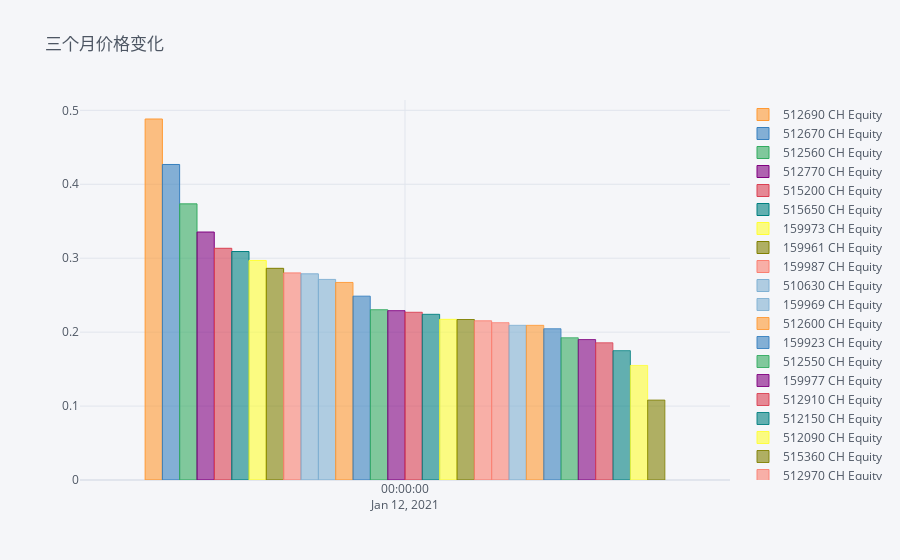

Source (notebook cell):
### Code cell
chg = price/price.shift(26*3)-1
chg.tail(1).sort_values(by  =chg.index[-1]  ,axis = 1, ascending = False ).iplot(kind ='bar',title = '三个月价格变化')

### Figure 1 — Plotly figure (JSON) as saved in the notebook; plotly's stock layout.template omitted (floating-point values rounded to 4 significant figures)
{"data": [{"marker": {"color": "rgba(255, 153, 51, 0.6)", "line": {"color": "rgba(255, 153, 51, 1.0)", "width": 1}}, "name": "512690 CH Equity", "orientation": "v", "text": "", "type": "bar", "x": ["2021-01-12"], "y": [0.4883]}, {"marker": {"color": "rgba(55, 128, 191, 0.6)", "line": {"color": "rgba(55, 128, 191, 1.0)", "width": 1}}, "name": "512670 CH Equity", "orientation": "v", "text": "", "type": "bar", "x": ["2021-01-12"], "y": [0.4268]}, {"marker": {"color": "rgba(50, 171, 96, 0.6)", "line": {"color": "rgba(50, 171, 96, 1.0)", "width": 1}}, "name": "512560 CH Equity", "orientation": "v", "text": "", "type": "bar", "x": ["2021-01-12"], "y": [0.3735]}, {"marker": {"color": "rgba(128, 0, 128, 0.6)", "line": {"color": "rgba(128, 0, 128, 1.0)", "width": 1}}, "name": "512770 CH Equity", "orientation": "v", "text": "", "type": "bar", "x": ["2021-01-12"], "y": [0.3354]}, {"marker": {"color": "rgba(219, 64, 82, 0.6)", "line": {"color": "rgba(219, 64, 82, 1.0)", "width": 1}}, "name": "515200 CH Equity", "orientation": "v", "text": "", "type": "bar", "x": ["2021-01-12"], "y": [0.3134]}, {"marker": {"color": "rgba(0, 128, 128, 0.6)", "line": {"color": "rgba(0, 128, 128, 1.0)", "width": 1}}, "name": "515650 CH Equity", "orientation": "v", "text": "", "type": "bar", "x": ["2021-01-12"], "y": [0.309]}, {"marker": {"color": "rgba(255, 255, 51, 0.6)", "line": {"color": "rgba(255, 255, 51, 1.0)", "width": 1}}, "name": "159973 CH Equity", "orientation": "v", "text": "", "type": "bar", "x": ["2021-01-12"], "y": [0.297]}, {"marker": {"color": "rgba(128, 128, 0, 0.6)", "line": {"color": "rgba(128, 128, 0, 1.0)", "width": 1}}, "name": "159961 CH Equity", "orientation": "v", "text": "", "type": "bar", "x": ["2021-01-12"], "y": [0.2863]}, {"marker": {"color": "rgba(251, 128, 114, 0.6)", "line": {"color": "rgba(251, 128, 114, 1.0)", "width": 1}}, "name": "159987 CH Equity", "orientation": "v", "text": "", "type": "bar", "x": ["2021-01-12"], "y": [0.2801]}, {"marker": {"color": "rgba(128, 177, 211, 0.6)", "line": {"color": "rgba(128, 177, 211, 1.0)", "width": 1}}, "name": "510630 CH Equity", "orientation": "v", "text": "", "type": "bar", "x": ["2021-01-12"], "y": [0.2789]}, {"marker": {"color": "rgba(128, 177, 211, 0.6)", "line": {"color": "rgba(128, 177, 211, 0.8999999999999999)", "width": 1}}, "name": "159969 CH Equity", "orientation": "v", "text": "", "type": "bar", "x": ["2021-01-12"], "y": [0.2713]}, {"marker": {"color": "rgba(255, 153, 51, 0.6)", "line": {"color": "rgba(255, 153, 51, 0.8999999999999999)", "width": 1}}, "name": "512600 CH Equity", "orientation": "v", "text": "", "type": "bar", "x": ["2021-01-12"], "y": [0.2672]}, {"marker": {"color": "rgba(55, 128, 191, 0.6)", "line": {"color": "rgba(55, 128, 191, 0.8999999999999999)", "width": 1}}, "name": "159923 CH Equity", "orientation": "v", "text": "", "type": "bar", "x": ["2021-01-12"], "y": [0.2487]}, {"marker": {"color": "rgba(50, 171, 96, 0.6)", "line": {"color": "rgba(50, 171, 96, 0.8999999999999999)", "width": 1}}, "name": "512550 CH Equity", "orientation": "v", "text": "", "type": "bar", "x": ["2021-01-12"], "y": [0.2303]}, {"marker": {"color": "rgba(128, 0, 128, 0.6)", "line": {"color": "rgba(128, 0, 128, 0.8999999999999999)", "width": 1}}, "name": "159977 CH Equity", "orientation": "v", "text": "", "type": "bar", "x": ["2021-01-12"], "y": [0.229]}, {"marker": {"color": "rgba(219, 64, 82, 0.6)", "line": {"color": "rgba(219, 64, 82, 0.8999999999999999)", "width": 1}}, "name": "512910 CH Equity", "orientation": "v", "text": "", "type": "bar", "x": ["2021-01-12"], "y": [0.2269]}, {"marker": {"color": "rgba(0, 128, 128, 0.6)", "line": {"color": "rgba(0, 128, 128, 0.8999999999999999)", "width": 1}}, "name": "512150 CH Equity", "orientation": "v", "text": "", "type": "bar", "x": ["2021-01-12"], "y": [0.2241]}, {"marker": {"color": "rgba(255, 255, 51, 0.6)", "line": {"color": "rgba(255, 255, 51, 0.8999999999999999)", "width": 1}}, "name": "512090 CH Equity", "orientation": "v", "text": "", "type": "bar", "x": ["2021-01-12"], "y": [0.2173]}, {"marker": {"color": "rgba(128, 128, 0, 0.6)", "line": {"color": "rgba(128, 128, 0, 0.8999999999999999)", "width": 1}}, "name": "515360 CH Equity", "orientation": "v", "text": "", "type": "bar", "x": ["2021-01-12"], "y": [0.2171]}, {"marker": {"color": "rgba(251, 128, 114, 0.6)", "line": {"color": "rgba(251, 128, 114, 0.8999999999999999)", "width": 1}}, "name": "512970 CH Equity", "orientation": "v", "text": "", "type": "bar", "x": ["2021-01-12"], "y": [0.2153]}, {"marker": {"color": "rgba(251, 128, 114, 0.6)", "line": {"color": "rgba(251, 128, 114, 0.7999999999999998)", "width": 1}}, "name": "515310 CH Equity", "orientation": "v", "text": "", "type": "bar", "x": ["2021-01-12"], "y": [0.2128]}, {"marker": {"color": "rgba(128, 177, 211, 0.6)", "line": {"color": "rgba(128, 177, 211, 0.7999999999999998)", "width": 1}}, "name": "512380 CH Equity", "orientation": "v", "text": "", "type": "bar", "x": ["2021-01-12"], "y": [0.2092]}, {"marker": {"color": "rgba(255, 153, 51, 0.6)", "line": {"color": "rgba(255, 153, 51, 0.7999999999999998)", "width": 1}}, "name": "512170 CH Equity", "orientation": "v", "text": "", "type": "bar", "x": ["2021-01-12"], "y": [0.2092]}, {"marker": {"color": "rgba(55, 128, 191, 0.6)", "line": {"color": "rgba(55, 128, 191, 0.7999999999999998)", "width": 1}}, "name": "512520 CH Equity", "orientation": "v", "text": "", "type": "bar", "x": ["2021-01-12"], "y": [0.2046]}, {"marker": {"color": "rgba(50, 171, 96, 0.6)", "line": {"color": "rgba(50, 171, 96, 0.7999999999999998)", "width": 1}}, "name": "510100 CH Equity", "orientation": "v", "text": "", "type": "bar", "x": ["2021-01-12"], "y": [0.1924]}, {"marker": {"color": "rgba(128, 0, 128, 0.6)", "line": {"color": "rgba(128, 0, 128, 0.7999999999999998)", "width": 1}}, "name": "510600 CH Equity", "orientation": "v", "text": "", "type": "bar", "x": ["2021-01-12"], "y": [0.1899]}, {"marker": {"color": "rgba(219, 64, 82, 0.6)", "line": {"color": "rgba(219, 64, 82, 0.7999999999999998)", "width": 1}}, "name": "510800 CH Equity", "orientation": "v", "text": "", "type": "bar", "x": ["2021-01-12"], "y": [0.1856]}, {"marker": {"color": "rgba(0, 128, 128, 0.6)", "line": {"color": "rgba(0, 128, 128, 0.7999999999999998)", "width": 1}}, "name": "515810 CH Equity", "orientation": "v", "text": "", "type": "bar", "x": ["2021-01-12"], "y": [0.1749]}, {"marker": {"color": "rgba(255, 255, 51, 0.6)", "line": {"color": "rgba(255, 255, 51, 0.7999999999999998)", "width": 1}}, "name": "510130 CH Equity", "orientation": "v", "text": "", "type": "bar", "x": ["2021-01-12"], "y": [0.1549]}, {"marker": {"color": "rgba(128, 128, 0, 0.6)", "line": {"color": "rgba(128, 128, 0, 0.7999999999999998)", "width": 1}}, "name": "515520 CH Equity", "orientation": "v", "text": "", "type": "bar", "x": ["2021-01-12"], "y": [0.1081]}], "layout": {"legend": {"bgcolor": "#F5F6F9", "font": {"color": "#4D5663"}}, "paper_bgcolor": "#F5F6F9", "plot_bgcolor": "#F5F6F9", "title": {"font": {"color": "#4D5663"}, "text": "三个月价格变化"}, "xaxis": {"gridcolor": "#E1E5ED", "showgrid": true, "tickfont": {"color": "#4D5663"}, "title": {"font": {"color": "#4D5663"}, "text": ""}, "zerolinecolor": "#E1E5ED"}, "yaxis": {"gridcolor": "#E1E5ED", "showgrid": true, "tickfont": {"color": "#4D5663"}, "title": {"font": {"color": "#4D5663"}, "text": ""}, "zerolinecolor": "#E1E5ED"}}}
